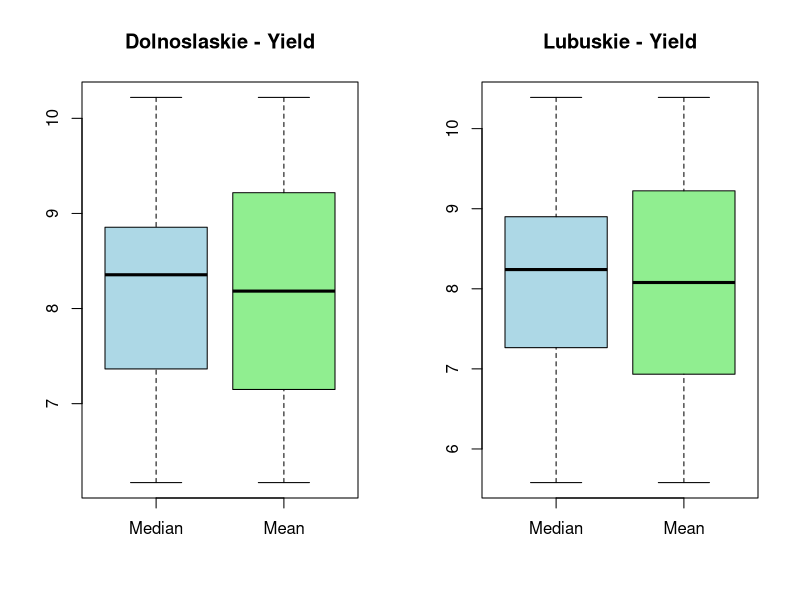
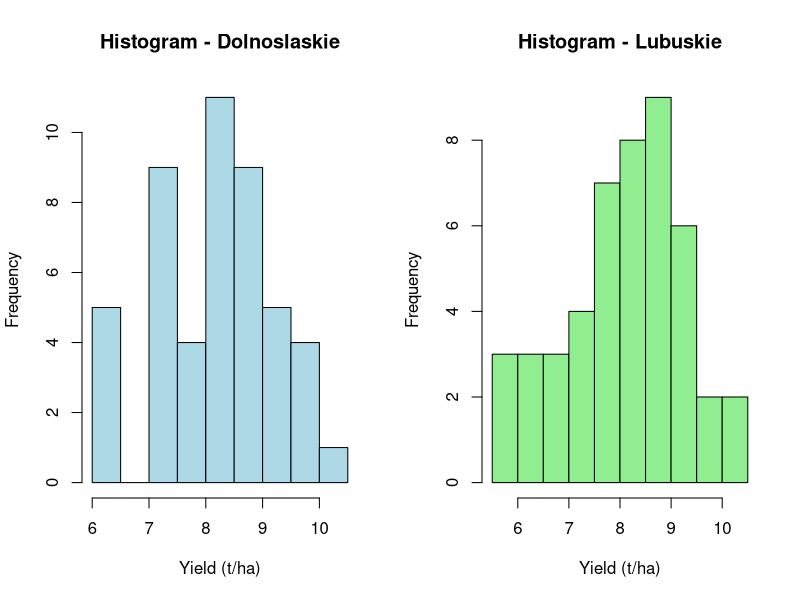

These figures' R source, in order:
dolnoslaskie <- c(9.25, 8.51, 8.15, 7.76, 8.77, 9.91, 8.46, 6.25, 7.39, 9.08, 
                  9.65, 9.91, 8.94, 8.02, 8.46, 8.45, 7.34, 10.22, 8.08, 8.77, 
                  9.48, 9.29, 7.25, 8.97, 7.78, 6.21, 7.21, 7.75, 7.46, 7.14, 
                  8.4, 6.43, 6.3, 8.71, 7.75, 8.58, 8.36, 7.26, 7.19, 7.28, 
                  8.35, 8.06, 9.89, 9.05, 8.56, 8.51, 8.05, 6.17)

lubuskie <- c(6.93, 8.16, 9.14, 9.01, 8.31, 10.39, 7.08, 8.52, 8.5, 9.58, 
              8.48, 8.65, 8.51, 8.99, 8.83, 8.28, 7.97, 7.58, 6.46, 5.79, 
              9.53, 7.27, 8.22, 7.26, 8.08, 10.3, 7.96, 7.74, 6.8, 5.58, 
              6.19, 8.89, 8.91, 7.25, 8.24, 9.15, 9.34, 7.62, 9.05, 9.02, 
              7.78, 7.92, 6.8, 8.73, 6.31, 5.81, 8.78)


# POINT 1: BOXPLOTS

custom_boxplot <- function(x, plot_title) {
  xx <- c(min(x), mean(x) - sd(x), mean(x), mean(x) + sd(x), max(x))
  
  ll <- list(x, xx)
  
  boxplot(ll, main = plot_title, names = c('Median', 'Mean'), 
          col = c("lightblue", "lightgreen"))
}

par(mfrow = c(1, 2))
custom_boxplot(dolnoslaskie, "Dolnoslaskie - Yield")
custom_boxplot(lubuskie, "Lubuskie - Yield")
par(mfrow = c(1, 1))


# POINT 2: HISTOGRAMS AND STATISTICS

# Histograms
par(mfrow = c(1, 2))
hist(dolnoslaskie, main = "Histogram - Dolnoslaskie", xlab = "Yield (t/ha)", col = "lightblue")
hist(lubuskie, main = "Histogram - Lubuskie", xlab = "Yield (t/ha)", col = "lightgreen")
par(mfrow = c(1, 1))

# A) Raw Data
calc_stats_raw <- function(x) {
  n <- length(x)
  mean_val <- mean(x)
  var_val <- var(x)
  sd_val <- sd(x)
  
  sd_pop <- sqrt(sum((x - mean_val)^2) / n)
  m3 <- sum((x - mean_val)^3) / n
  m4 <- sum((x - mean_val)^4) / n
  
  skewness <- m3 / (sd_pop^3)
  kurtosis <- m4 / (sd_pop^4) - 3
  
  return(c(Mean = mean_val, Variance = var_val, SD = sd_val, 
           Skewness = skewness, Kurtosis = kurtosis))
}

# B) Grouped Data
calc_stats_grouped <- function(x) {
  h <- hist(x, plot = FALSE)
  mids <- h$mids
  counts <- h$counts
  n <- sum(counts)
  
  mean_g <- sum(mids * counts) / n
  
  var_g <- sum(counts * (mids - mean_g)^2) / (n - 1)
  sd_g <- sqrt(var_g)
  
  sd_pop_g <- sqrt(sum(counts * (mids - mean_g)^2) / n)
  m3_g <- sum(counts * (mids - mean_g)^3) / n
  m4_g <- sum(counts * (mids - mean_g)^4) / n
  
  skewness_g <- m3_g / (sd_pop_g^3)
  kurtosis_g <- m4_g / (sd_pop_g^4) - 3
  
  return(c(Mean_Grouped = mean_g, Variance_Grouped = var_g, SD_Grouped = sd_g, 
           Skewness_Grouped = skewness_g, Kurtosis_Grouped = kurtosis_g))
}

# Plot

print("--- STATS: DOLNOSLASKIE ---")
print("A) Raw Data:")
print(calc_stats_raw(dolnoslaskie))
print("B) Grouped Data:")
print(calc_stats_grouped(dolnoslaskie))

print("--- STATS: LUBUSKIE ---")
print("A) Raw Data:")
print(calc_stats_raw(lubuskie))
print("B) Grouped Data:")
print(calc_stats_grouped(lubuskie))


# POINT 3: LILLIEFORS NORMALITY TEST

lilliefors_mc_test <- function(x, n_sim = 10000) {
  n <- length(x)
  ks_result <- suppressWarnings(ks.test(x, "pnorm", mean(x), sd(x)))
  d_stat <- unname(ks_result$statistic)
  
  sim_d_stats <- replicate(n_sim, {
    sim_data <- rnorm(n)
    suppressWarnings(ks.test(sim_data, "pnorm", mean(sim_data), sd(sim_data))$statistic)
  })
  
  p_val <- mean(sim_d_stats >= d_stat)
  
  return(c(D_Statistic = d_stat, p_value = p_val))
}

print("--- 3. LILLIEFORS TEST FOR NORMALITY ---")
print("H0: Distribution is normal (alpha = 0.05)")
print("Dolnoslaskie:")
print(lilliefors_mc_test(dolnoslaskie))
print("Lubuskie:")
print(lilliefors_mc_test(lubuskie))
# If p_value > 0.05, we do not reject H0 (it is normal)


# POINT 4: ONE-SAMPLE T-TEST FOR MEAN

# H0: mean_dolnoslaskie = 8.4
# H1: mean_dolnoslaskie != 8.4 (alpha = 0.05)

print("--- 4. TEST FOR MEAN (DOLNOSLASKIE = 8.4) ---")
test_mean_doln <- t.test(dolnoslaskie, mu = 8.4, conf.level = 0.95)
print(test_mean_doln)


# POINT 5: CHI-SQUARE TEST FOR STANDARD DEVIATION

# H0: sd_lubuskie = 1.4  -> var = 1.96
# H1: sd_lubuskie != 1.4

variance_test <- function(x, sigma_null) {
  n <- length(x)
  var_x <- var(x)
  var_null <- sigma_null^2
  
  chi_stat <- (n - 1) * var_x / var_null
  p_val <- 2 * min(pchisq(chi_stat, df = n - 1), 1 - pchisq(chi_stat, df = n - 1))
  
  return(c(Chi_Square_Stat = chi_stat, p_value = p_val))
}

print("--- 5. TEST FOR SD (LUBUSKIE = 1.4) ---")
print(variance_test(lubuskie, sigma_null = 1.4))


# POINT 6: TWO-SAMPLE T-TEST (WELCH)

# Are yields in Lubuskie LOWER than Dolnoslaskie?
# H0: mean_lubuskie >= mean_dolnoslaskie
# H1: mean_lubuskie < mean_dolnoslaskie

print("--- 6. TWO-SAMPLE TEST (LUBUSKIE < DOLNOSLASKIE) ---")
test_two_means <- t.test(lubuskie, dolnoslaskie, alternative = "less", var.equal = FALSE)
print(test_two_means)


# POINT 7: PERMUTATION TEST FOR POINT 6

# Instead of assuming distribution, we randomly shuffle labels many times.
permutation_test <- function(x, y, n_sim = 10000) {
  obs_diff <- mean(x) - mean(y) 
  pooled_data <- c(x, y)
  n_x <- length(x)
  
  sim_diffs <- replicate(n_sim, {
    shuffled <- sample(pooled_data)
    mean(shuffled[1:n_x]) - mean(shuffled[(n_x + 1):length(pooled_data)])
  })
  
  p_val <- mean(sim_diffs <= obs_diff)
  
  return(c(Observed_Difference = obs_diff, p_value = p_val))
}

print("--- 7. PERMUTATION TEST ---")
print(permutation_test(lubuskie, dolnoslaskie))
